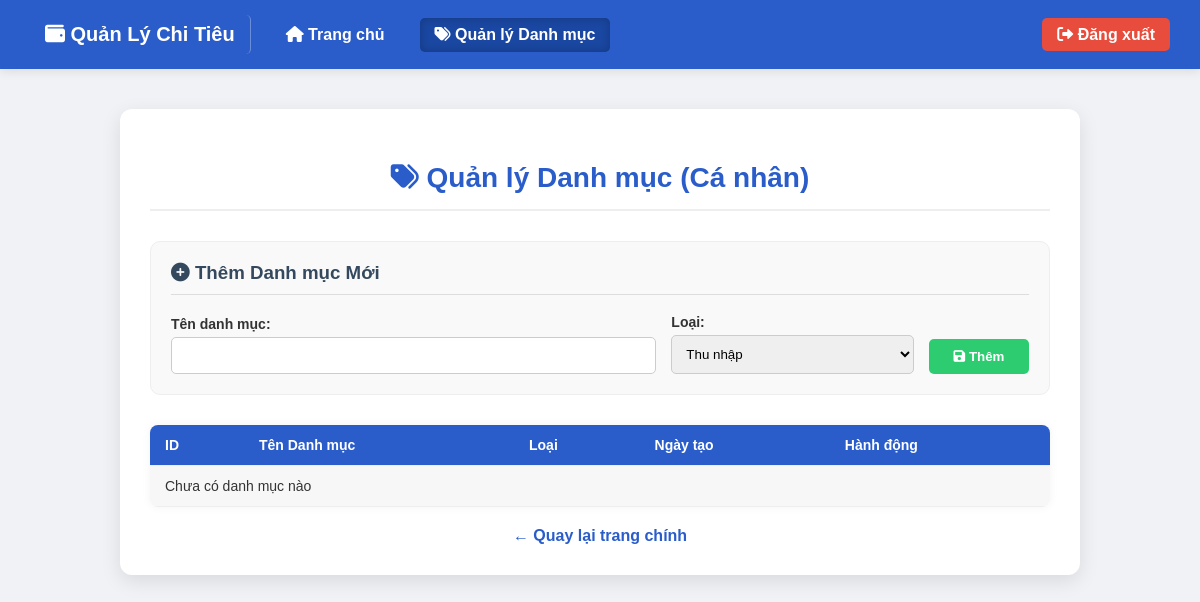
The page /quanlydanhmuc.php (signed in) on the database as committed earlier.
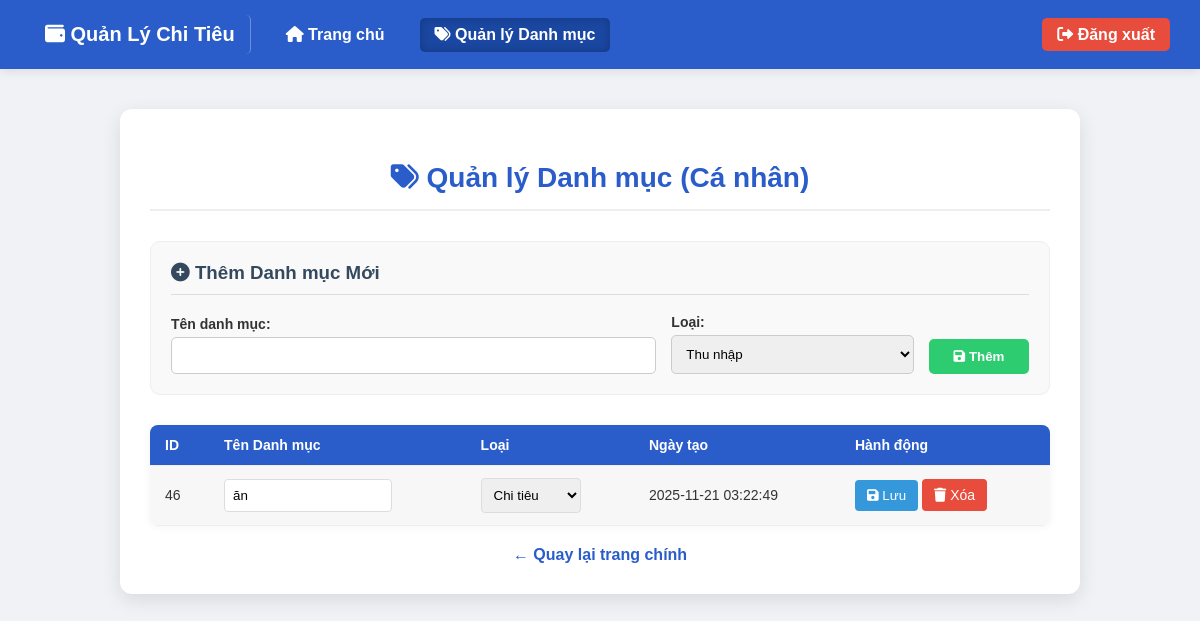
The same page on the database as committed later.
### tables this page shows
CREATE TABLE IF NOT EXISTS `categories` (
  `id` int NOT NULL AUTO_INCREMENT,
  `user_id` int NOT NULL,
  `name` varchar(150) NOT NULL,
  `type` enum('income','expense') NOT NULL,
  `created_at` timestamp NULL DEFAULT CURRENT_TIMESTAMP,
  PRIMARY KEY (`id`),
  KEY `user_id` (`user_id`)
);

### quanlydanhmuc.php (the view, shortened to what this page needs)
<?php
$servername = "localhost";
$username = "root";
$password = "";
$database = "Quanlythuchi";
$conn = mysqli_connect($servername, $username, $password, $database);
$user = $_SESSION['username'];
$result = mysqli_query($conn, "SELECT id, role FROM users WHERE username='$user'");
$row = mysqli_fetch_assoc($result);
$user_id = $row['id'];
$role = $row['role'];
$sql_categories = "SELECT c.*, u.username FROM categories c JOIN users u ON c.user_id = u.id";
if ($role === 'user') {
    $sql_categories .= " WHERE c.user_id='$user_id'";
}
$sql_categories .= " ORDER BY c.created_at DESC";
$categories_query = mysqli_query($conn, $sql_categories);
?>
<!DOCTYPE html>
<html lang="vi">
<head>
    <link rel="stylesheet" href="https://cdnjs.cloudflare.com/ajax/libs/font-awesome/6.0.0-beta3/css/all.min.css">
</head>
<body>
    <?php if ($role === 'admin'): ?>
        <nav class="navbar">
        <div class="navbar-left">
            <a href="admin.php" class="navbar-brand"><i class="fas fa-shield-alt"></i> ADMIN PANEL</a>
            <a href="quanlynguoidung.php"><i class="fas fa-users-cog"></i> Quản lý Người dùng</a>
            <a href="quanlydanhmuc.php"><i class="fas fa-tags"></i> Quản lý Danh mục</a>
            <a href="thongke_hethong.php"><i class="fas fa-chart-line"></i> Thống kê Hệ thống</a>
        </div>
        <div class="navbar-right">
            <a href="dangxuat.php"><i class="fas fa-sign-out-alt"></i> Đăng xuất</a>
        </div>
    </nav>
    <?php else: ?>
        <nav class="navbar">
            <div class="navbar-left">
                <a href="index.php" class="navbar-brand"><i class="fas fa-wallet"></i> Quản Lý Chi Tiêu</a>
                <a href="index.php"><i class="fas fa-home"></i> Trang chủ</a>
                <a href="quanlydanhmuc.php" class="active"><i class="fas fa-tags"></i> Quản lý Danh mục</a>
            </div>
            <div class="navbar-right">
                <a href="dangxuat.php"><i class="fas fa-sign-out-alt"></i> Đăng xuất</a>
            </div>
        </nav>
    <?php endif; ?>
<div class="container">
    <h2><i class="fas fa-tags"></i> Quản lý Danh mục <?php echo ($role === 'admin' ? '(Hệ thống)' : '(Cá nhân)'); ?></h2>
    <div class="add-category-form">
        <h3><i class="fas fa-plus-circle"></i> Thêm Danh mục Mới</h3>
        <form method="POST">
            <div class="form-grid">
                <div class="form-group">
                    <label>Tên danh mục:</label>
                    <input type="text" name="name" required>
                </div>
                <div class="form-group">
                    <label>Loại:</label>
                    <select name="type">
                        <option value="income">Thu nhập</option>
                    </select>
                </div>
                <button type="submit" name="add_category"><i class="fas fa-save"></i> Thêm</button>
            </div>
        </form>
    </div>
    <table>
        <tr>
            <th>ID</th>
            <th>Tên Danh mục</th>
            <th>Loại</th>
            <th>Ngày tạo</th>
            <th>Hành động</th>
        </tr>
        <?php if (mysqli_num_rows($categories_query) > 0): ?>
            <?php while ($cat = mysqli_fetch_assoc($categories_query)): ?>
                <tr>
                    <form method="POST">
                        <td><?php echo $cat['id']; ?></td>
                        <td><input type="text" name="name" value="<?php echo htmlspecialchars($cat['name']); ?>"></td>
                        <td>
                            <select name="type">
                                <option value="expense" <?php if ($cat['type']=='expense') echo 'selected'; ?>>Chi tiêu</option>
                            </select>
                        </td>
                        <td><?php echo $cat['created_at']; ?></td>
                        <td>
                            <button type="submit" name="update_category"><i class="fas fa-save"></i> Lưu</button>
                            <a class="action-btn" href="quanlydanhmuc.php?delete_id=<?php echo $cat['id']; ?>" onclick="return confirm('Bạn có chắc chắn muốn xóa danh mục này?');"><i class="fas fa-trash"></i> Xóa</a>
                        </td>
                    </form>
                </tr>
            <?php endwhile; ?>
        <?php else: ?>
            <tr><td colspan="<?php echo $role === 'admin' ? '6' : '5'; ?>">Chưa có danh mục nào</td></tr>
        <?php endif; ?>
    </table>
    <div class="back">
        <?php if ($role === 'admin'): ?>
            <a href="admin.php">← Quay lại trang quản trị</a>
        <?php else: ?>
            <a href="index.php">← Quay lại trang chính</a>
        <?php endif; ?>
    </div>
</div>
</body>
</html>

Rows that differ between the two databases and show on the page:
added categories: id "46", name "ăn", type "Chi tiêu", created_at "2025-11-21 03:22:49"
Other text that changed with them:
text no longer shown: "Chưa có danh mục nào"
